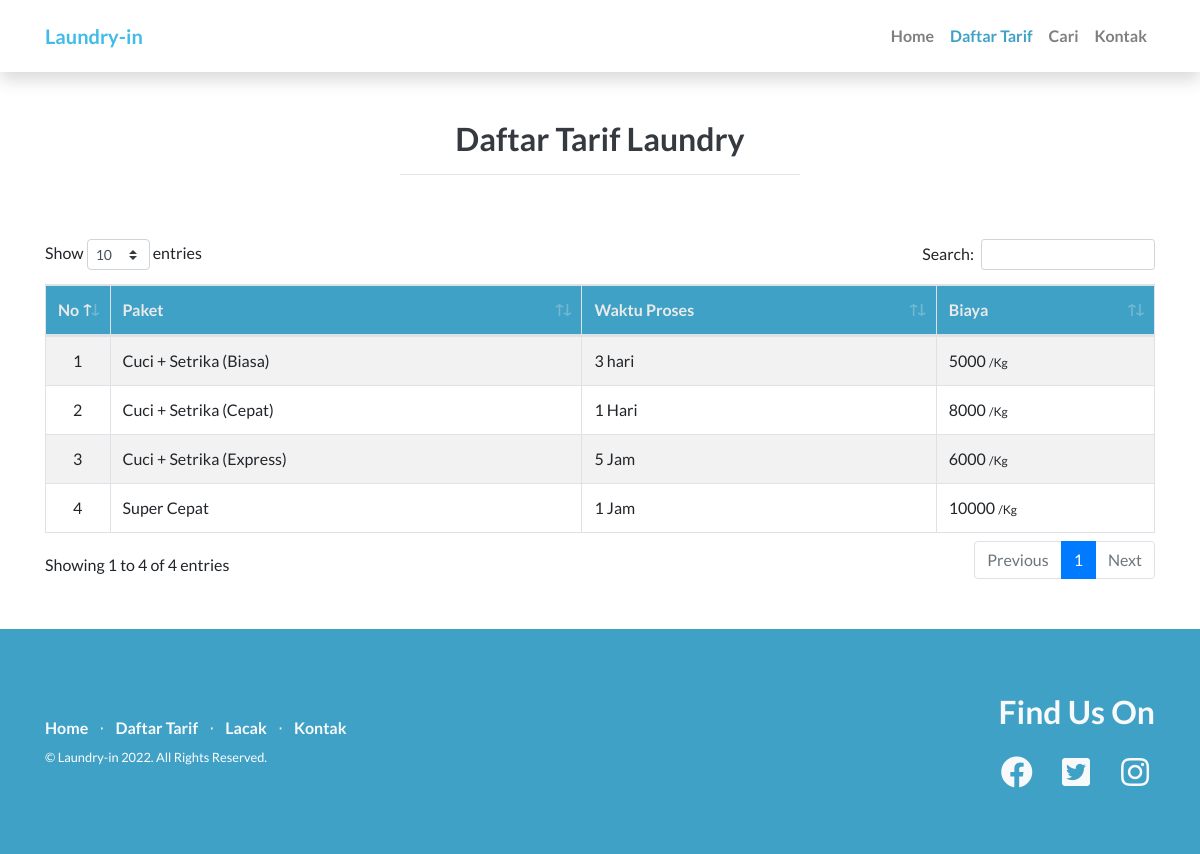
/tarif, run on the app's committed database.
### tables this page shows
CREATE TABLE `tarif` (
  `id_tarif` int(25) NOT NULL,
  `nama_tarif` varchar(255) NOT NULL,
  `waktu_tarif` text NOT NULL,
  `biaya_tarif` int(255) NOT NULL,
  `jenis_tarif` varchar(255) NOT NULL
);

### application/controllers/UserController.php (called while the page is built, shortened)
<?php
class UserController extends CI_Controller {
	var $folder = 'users/';
	var $layout = 'users/layout';
	function __construct(){
		$this->load->model(['model', 'validation']);
		$this->load->library(['form_validation']);
		$this->load->library('encryption');
	}
	public function listHarga(){
		$data = [
			'content'	=> $this->folder.('tarif'),
			'data'		=> $this->model->get_all('tarif')->result(),
			'section' => 'Daftar Harga'
		];
		$this->load->view($this->layout, $data);
	}
}

### index.php (called while the page is built, shortened)
<?php
require_once BASEPATH.'core/CodeIgniter.php';

### application/models/Model.php (called while the page is built, shortened)
<?php
class Model extends CI_Model
{
	public function get_all($table)
	{
		return $this->db->get($table);
	}
}

### application/views/users/tarif.php (the view)
<div class="harga mb-5">
  <div class="container ">
    <div class="row py-5">
      <div class="col text-center ">
        <h2 class="font-weight-bold text-dark">Daftar Tarif Laundry</h2>
        <hr width="400px">
      </div>
    </div>
    <div class="row justify-content-center ">
      <div class="col-lg-12">
      	 <div class="table-responsive">
          <table class="table table-bordered table-striped" id="dataTable" width="100%" cellspacing="0">
            <thead>
              <tr style="background-color: #3fa1c6; color:#eaeaea">
                <th width="20px">No</th>
                <th>Paket</th>
                <th>Waktu Proses</th>
                <th>Biaya</th>
              </tr>
            </thead>
            <tbody>
              <?php $i=1; foreach($data as $d): ?>
              <tr>
                <td align="center"><?=$i ?></td>
                <td><?=$d->nama_tarif ?></td>
                <td><?=$d->waktu_tarif ?></td>
                <td ><?=$d->biaya_tarif?> <span style="font-size: 12px"><?="/".$d->jenis_tarif ?></span></td>
              </tr>
              <?php $i++ ; endforeach ?>
            </tbody>
          </table>
        </div>
      </div>
    </div>
  </div>
</div>

### application/views/users/layout.php (shortened to what this page needs)
<!DOCTYPE html>
<html lang="en">
<head>
  <link href="<?=base_url('assets/users/')?>vendor/bootstrap/css/bootstrap.min.css" rel="stylesheet">
  <link href="<?=base_url('assets/users/')?>vendor/fontawesome-free/css/all.min.css" rel="stylesheet">
  <link href="<?=base_url('assets/users/')?>vendor/simple-line-icons/css/simple-line-icons.css" rel="stylesheet" type="text/css">
  <link href="<?=base_url('assets/') ?>vendor/datatables/dataTables.bootstrap4.min.css" rel="stylesheet">
  <link href="<?=base_url('assets/users/')?>css/landing-page.css" rel="stylesheet">
</head>
<body>
<?php $hal    = $this->uri->segment(1); ?>
    <nav class="navbar navbar-expand-lg navbar-light bg-white sticky-top p-3 shadow">
      <div class="container">
        <a class="navbar-brand font-weight-bold title" href="<?=base_url('')?>">Laundry-in</a>
        <div class="collapse navbar-collapse" id="navbarNavAltMarkup">
          <div class="navbar-nav ml-auto">
            <a class="nav-item nav-link font-weight-bold <?=($hal=='')?'active':''; ?>" href="<?=base_url('')?>">Home</a>
            <a class="nav-item nav-link font-weight-bold <?=($hal=='tarif')?'active':''; ?>" href="<?=base_url('tarif')?>">Daftar Tarif</a>
            <a class="nav-item nav-link font-weight-bold <?=($hal=='cari')?'active':''; ?>" href="<?=base_url('cari')?>">Cari</a>
            <a class="nav-item nav-link font-weight-bold <?=($hal=='kontak')?'active':''; ?>" href="<?=base_url('kontak')?>">Kontak</a>
          </div>
        </div>
      </div>
    </nav>
    <?php
      if($content){$this->load->view($content);}
    ?>
    <footer class="footer" style="">
      <div class="container">
        <div class="row">
          <div class="col-lg-6 h-100 text-center text-lg-left my-auto text-white">
            <ul class="list-inline mb-2 ">
              <li class="list-inline-item ">
                <a href="<?=base_url('')?>" class="text-light font-weight-bold">Home</a>
              </li>
              <li class="list-inline-item">&sdot;</li>
              <li class="list-inline-item">
                <a href="<?=base_url('tarif')?>" class="text-light font-weight-bold">Daftar Tarif</a>
              </li>
              <li class="list-inline-item">&sdot;</li>
              <li class="list-inline-item">
                <a href="<?=base_url('cari')?>" class="text-light font-weight-bold">Lacak</a>
              </li>
              <li class="list-inline-item">&sdot;</li>
              <li class="list-inline-item">
                <a href="<?=base_url('kontak')?>" class="text-light font-weight-bold">Kontak</a>
              </li>
            </ul>
            <p class="text-white small mb-4 mb-lg-0">&copy; Laundry-in 2022. All Rights Reserved.</p>
          </div>
          <div class="col-lg-6 h-100 text-center text-lg-right mb-auto">
            <h2 class="text-light mb-4">Find Us On</h2>
            <ul class="list-inline mb-0">
              <li class="list-inline-item mr-3" id="sosmed-1">
                <a href="#">
                  <i class="fab fa-facebook fa-2x fa-fw text-light" title="Facebook"></i>
                </a>
              </li>
              <li class="list-inline-item mr-3" id="sosmed-2">
                <a href="#">
                  <i class="fab fa-twitter-square fa-2x fa-fw text-light" title="Twitter"></i>
                </a>
              </li>
              <li class="list-inline-item" id="sosmed-3">
                <a href="#">
                  <i class="fab fa-instagram fa-2x fa-fw text-light" title="Instagram"></i>
                </a>
              </li>
            </ul>
          </div>
        </div>
      </div>
    </footer>
</body>
</html>

### assets/users/css/landing-page.css (style rules this page uses)
body { font-family: 'Lato', 'Helvetica Neue', Helvetica, Arial, sans-serif; }
h1, h2, h3, h4, h5, h6 { font-family: 'Lato', 'Helvetica Neue', Helvetica, Arial, sans-serif; font-weight: 700; }
footer.footer { padding-top: 4rem; padding-bottom: 4rem; }
nav .title { color: #41bcea !important; }
footer { background-color: #3fa1c6; }

### application/views/users/layout.php (style rules this page uses)
nav .active { color: #3fa1c6 !important; }

### data on the page
tarif: nama_tarif "Cuci + Setrika (Biasa)", waktu_tarif "3 hari", biaya_tarif "5000", jenis_tarif "Kg"
tarif: nama_tarif "Cuci + Setrika (Cepat)", waktu_tarif "1 Hari", biaya_tarif "8000", jenis_tarif "Kg"
tarif: nama_tarif "Cuci + Setrika (Express)", waktu_tarif "5 Jam", biaya_tarif "6000", jenis_tarif "Kg"
tarif: nama_tarif "Super Cepat", waktu_tarif "1 Jam", biaya_tarif "10000", jenis_tarif "Kg"
